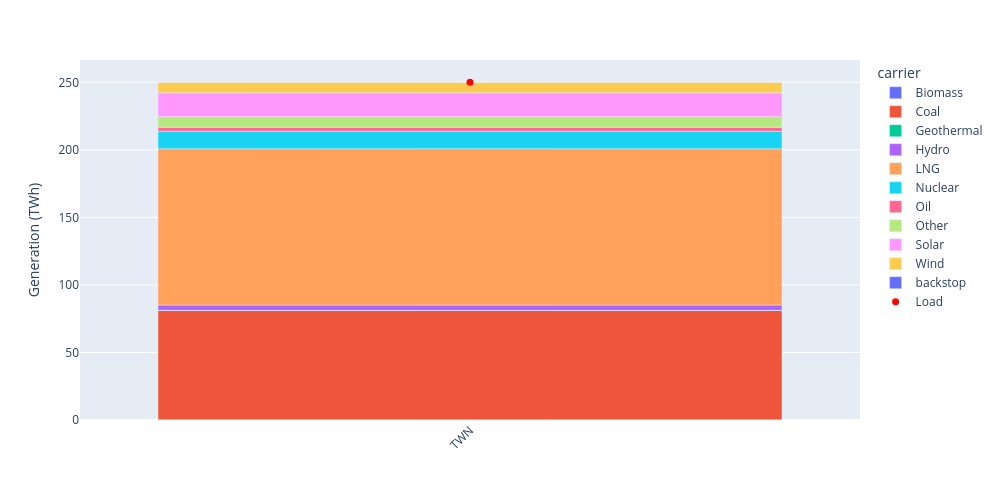

Write notebook code for a chart like this one.
### Code cell
# --- CHECKING GENERATION PER TYPE --- #
loads = (
    n
    .loads_t
    .p_set
    .resample('YE')
    .sum()
    .div(1e6)
    .melt()
    .sort_values(by='Load')
    .reset_index(drop=True)
)

total_generation = (
    n
    .generators_t
    .p
    .resample('YE')
    .sum()
    .groupby([n.generators.bus, n.generators.carrier], axis=1)
    .sum()
    .div(1e6)
    .melt()
    .sort_values(by='bus')
)

# define order for x-axis
cat_order = total_generation.sort_values(by='bus').bus.unique().tolist()


fig = px.bar(
    total_generation, 
    x="bus", 
    y="value", 
    color = "carrier",
    category_orders={'bus' : cat_order},
    #barmode="group",
)

fig.add_scatter(
    x=loads.Load,
    y=loads.value,
    mode='markers',
    name='Load',
    marker=dict(
        size=7,
        color='red',
        symbol='circle',
    ),
)

fig.update_layout(
        yaxis_title= 'Generation (TWh)',
        xaxis_title='',
        # title='Installed capacity in ' + str(2023),
        width=1000,
        height=500,
        xaxis_tickangle=-45
    )

fig

### Figure 1 — Plotly figure (JSON) as saved in the notebook; plotly's stock layout.template omitted (floating-point values rounded to 4 significant figures)
{"data": [{"hovertemplate": "carrier=Biomass<br>bus=%{x}<br>value=%{y}<extra></extra>", "legendgroup": "Biomass", "marker": {"color": "#636efa", "pattern": {"shape": ""}}, "name": "Biomass", "orientation": "v", "showlegend": true, "textposition": "auto", "type": "bar", "x": ["TWN"], "xaxis": "x", "y": [0.1908], "yaxis": "y"}, {"hovertemplate": "carrier=Coal<br>bus=%{x}<br>value=%{y}<extra></extra>", "legendgroup": "Coal", "marker": {"color": "#EF553B", "pattern": {"shape": ""}}, "name": "Coal", "orientation": "v", "showlegend": true, "textposition": "auto", "type": "bar", "x": ["TWN"], "xaxis": "x", "y": [80.96], "yaxis": "y"}, {"hovertemplate": "carrier=Geothermal<br>bus=%{x}<br>value=%{y}<extra></extra>", "legendgroup": "Geothermal", "marker": {"color": "#00cc96", "pattern": {"shape": ""}}, "name": "Geothermal", "orientation": "v", "showlegend": true, "textposition": "auto", "type": "bar", "x": ["TWN"], "xaxis": "x", "y": [0.01934], "yaxis": "y"}, {"hovertemplate": "carrier=Hydro<br>bus=%{x}<br>value=%{y}<extra></extra>", "legendgroup": "Hydro", "marker": {"color": "#ab63fa", "pattern": {"shape": ""}}, "name": "Hydro", "orientation": "v", "showlegend": true, "textposition": "auto", "type": "bar", "x": ["TWN"], "xaxis": "x", "y": [3.918], "yaxis": "y"}, {"hovertemplate": "carrier=LNG<br>bus=%{x}<br>value=%{y}<extra></extra>", "legendgroup": "LNG", "marker": {"color": "#FFA15A", "pattern": {"shape": ""}}, "name": "LNG", "orientation": "v", "showlegend": true, "textposition": "auto", "type": "bar", "x": ["TWN"], "xaxis": "x", "y": [115.7], "yaxis": "y"}, {"hovertemplate": "carrier=Nuclear<br>bus=%{x}<br>value=%{y}<extra></extra>", "legendgroup": "Nuclear", "marker": {"color": "#19d3f3", "pattern": {"shape": ""}}, "name": "Nuclear", "orientation": "v", "showlegend": true, "textposition": "auto", "type": "bar", "x": ["TWN"], "xaxis": "x", "y": [12.81], "yaxis": "y"}, {"hovertemplate": "carrier=Oil<br>bus=%{x}<br>value=%{y}<extra></extra>", "legendgroup": "Oil", "marker": {"color": "#FF6692", "pattern": {"shape": ""}}, "name": "Oil", "orientation": "v", "showlegend": true, "textposition": "auto", "type": "bar", "x": ["TWN"], "xaxis": "x", "y": [3.056], "yaxis": "y"}, {"hovertemplate": "carrier=Other<br>bus=%{x}<br>value=%{y}<extra></extra>", "legendgroup": "Other", "marker": {"color": "#B6E880", "pattern": {"shape": ""}}, "name": "Other", "orientation": "v", "showlegend": true, "textposition": "auto", "type": "bar", "x": ["TWN"], "xaxis": "x", "y": [7.881], "yaxis": "y"}, {"hovertemplate": "carrier=Solar<br>bus=%{x}<br>value=%{y}<extra></extra>", "legendgroup": "Solar", "marker": {"color": "#FF97FF", "pattern": {"shape": ""}}, "name": "Solar", "orientation": "v", "showlegend": true, "textposition": "auto", "type": "bar", "x": ["TWN"], "xaxis": "x", "y": [17.65], "yaxis": "y"}, {"hovertemplate": "carrier=Wind<br>bus=%{x}<br>value=%{y}<extra></extra>", "legendgroup": "Wind", "marker": {"color": "#FECB52", "pattern": {"shape": ""}}, "name": "Wind", "orientation": "v", "showlegend": true, "textposition": "auto", "type": "bar", "x": ["TWN"], "xaxis": "x", "y": [7.892], "yaxis": "y"}, {"hovertemplate": "carrier=backstop<br>bus=%{x}<br>value=%{y}<extra></extra>", "legendgroup": "backstop", "marker": {"color": "#636efa", "pattern": {"shape": ""}}, "name": "backstop", "orientation": "v", "showlegend": true, "textposition": "auto", "type": "bar", "x": ["TWN"], "xaxis": "x", "y": [0.0], "yaxis": "y"}, {"marker": {"color": "red", "size": 7, "symbol": "circle"}, "mode": "markers", "name": "Load", "type": "scatter", "x": ["TWN"], "y": [250.0]}], "layout": {"barmode": "relative", "height": 500, "legend": {"title": {"text": "carrier"}, "tracegroupgap": 0}, "margin": {"t": 60}, "width": 1000, "xaxis": {"anchor": "y", "categoryarray": ["TWN"], "categoryorder": "array", "domain": [0, 1], "tickangle": -45, "title": {"text": ""}}, "yaxis": {"anchor": "x", "domain": [0, 1], "title": {"text": "Generation (TWh)"}}}}
